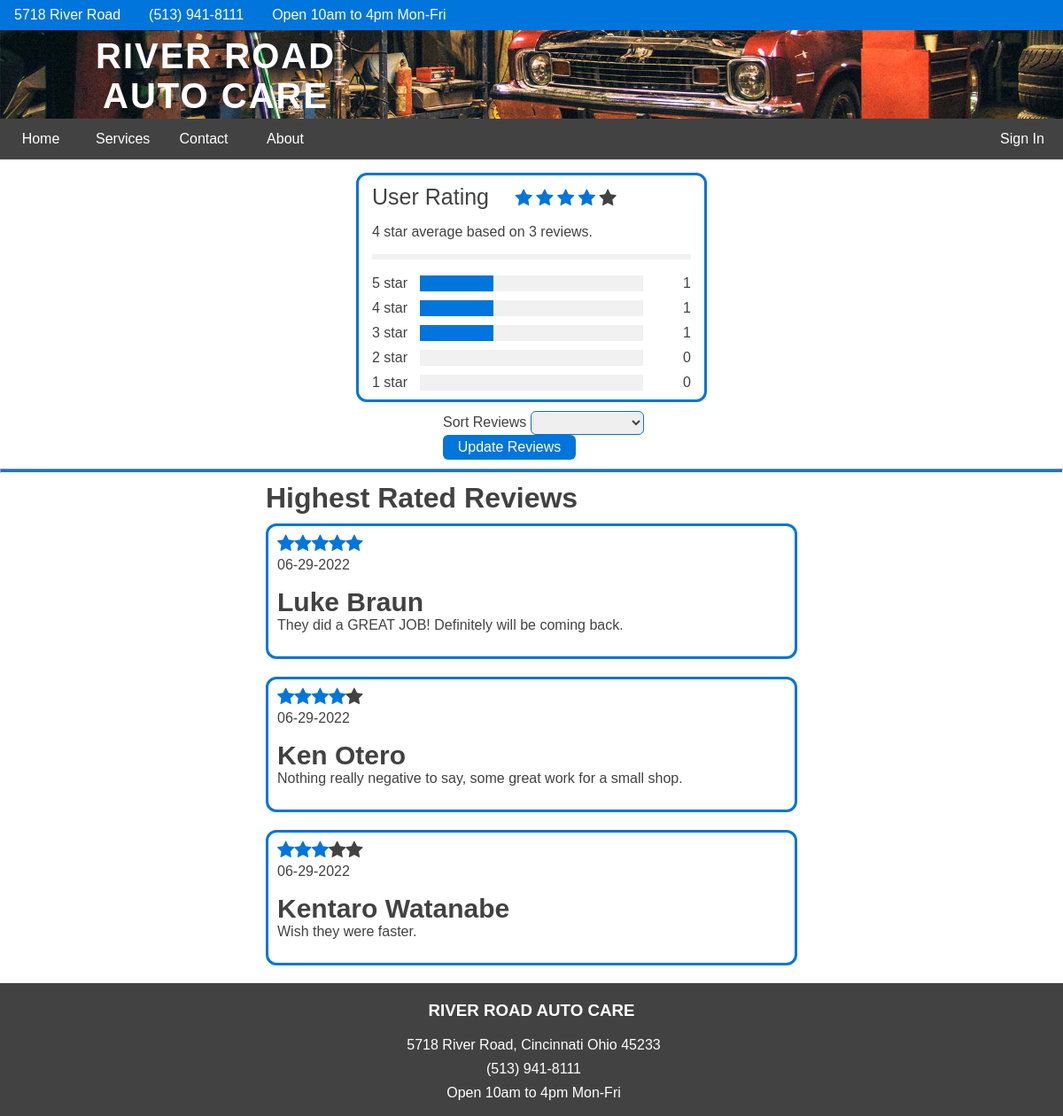
The page /content/common/ViewReviews.php on the database its author committed.
### tables this page shows
CREATE TABLE TReviews
(
	intReviewID						INTEGER AUTO_INCREMENT	NOT NULL
   ,strReview						TEXT					NOT NULL
   ,dtmDate							DATETIME				NOT NULL
   ,intReviewTypeID					INTEGER					NOT NULL
   ,intUserID						INTEGER					NOT NULL
   ,intRating						INTEGER					NOT NULL  
   ,strModified_Reason				VARCHAR(250)
   ,CONSTRAINT TReviews_PK PRIMARY KEY (intReviewID)
);

### content/common/ViewReviews.php (the view, shortened to what this page needs)
<!DOCTYPE html>
<html lang="en">
<head>
    <link rel="stylesheet" href="../../styles/ViewReviews.css">
</head>
<body>
    <div class="Header">
        <div>
            <ul class="topbar">
                <li>5718 River Road</li>
                <li>(513) 941-8111</li>
                <li>Open 10am to 4pm Mon-Fri</li>
            </ul>
        </div>
        <img src="../../images/car-header.png" class="CarImage" alt="Car">
        <div class="Logo"><a href="../../index.php">RIVER ROAD<br>AUTO CARE</a></div>
        <div>
            <ul class="menubar">
                <li><a href="../../index.php">Home</a></li>
                <li><a href="Services.php">Services</a></li>
                <li><a href="ContactUs.php">Contact</a></li>
                <li><a href="AboutUs.php">About</a></li>
                <li>
                    <?php
                    require('IsLoggedIn.php');
                    ?>
                </li>
            </ul>
        </div>
    </div>
    <?php
        try {
            $servername = "itd2.cincinnatistate.edu";
            $username = "kjotero2";
            $password = "0646911";
            $database = "02CPDM290OteroK";
            $conn = mysqli_connect($servername, $username, $password, $database);
            if ($conn) {
                $sql = "SELECT Rating FROM vViewAverageRating";
                $result = $conn->query($sql);
                while ($row = $result->fetch_assoc()) {
                    $AverageRating = $row['Rating'];
                    $AverageRating = round($AverageRating, 0);
                }
                $sql = "SELECT COUNT(intReviewID) as Ratings FROM TReviews";
                $result = $conn->query($sql);
                while ($row = $result->fetch_assoc()) {
                    $TotalRatings = $row['Ratings'];
                }
                $sql = "SELECT COUNT(intRating) as OneStar FROM TReviews WHERE intRating = 1";
                $result = $conn->query($sql);
                while ($row = $result->fetch_assoc()) {
                    $OneStarRating = $row['OneStar'];
                }
                $sql = "SELECT COUNT(intRating) as TwoStar FROM TReviews WHERE intRating = 2";
                $result = $conn->query($sql);
                while ($row = $result->fetch_assoc()) {
                    $TwoStarRating = $row['TwoStar'];
                }
                $sql = "SELECT COUNT(intRating) as ThreeStar FROM TReviews WHERE intRating = 3";
                $result = $conn->query($sql);
                while ($row = $result->fetch_assoc()) {
                    $ThreeStarRating = $row['ThreeStar'];
                }
                $sql = "SELECT COUNT(intRating) as FourStar FROM TReviews WHERE intRating = 4";
                $result = $conn->query($sql);
                while ($row = $result->fetch_assoc()) {
                    $FourStarRating = $row['FourStar'];
                }
                $sql = "SELECT COUNT(intRating) as FiveStar FROM TReviews WHERE intRating = 5";
                $result = $conn->query($sql);
                while ($row = $result->fetch_assoc()) {
                    $FiveStarRating = $row['FiveStar'];
                }
            }
        } catch (Exception $e) {
            echo $e;
        }
    ?>
    <div class="AverageRating">
        <link rel="stylesheet" href="https://cdnjs.cloudflare.com/ajax/libs/font-awesome/4.7.0/css/font-awesome.min.css">
        <span class="heading">User Rating</span>
        <?php
            if ($AverageRating == 0) {
                echo
                '
                <span class="fa fa-star"></span>
                <span class="fa fa-star"></span>
                <span class="fa fa-star"></span>
                <span class="fa fa-star"></span>
                <span class="fa fa-star"></span>
                ';
            } else if ($AverageRating == 4) {
                echo
                '
                <span class="fa fa-star checked"></span>
                <span class="fa fa-star checked"></span>
                <span class="fa fa-star checked"></span>
                <span class="fa fa-star checked"></span>
                <span class="fa fa-star"></span>
                ';
            } else if ($AverageRating == 5) {
                echo
                '
                <span class="fa fa-star checked"></span>
                <span class="fa fa-star checked"></span>
                <span class="fa fa-star checked"></span>
                <span class="fa fa-star checked"></span>
                <span class="fa fa-star checked"></span>
                ';
            }
        ?>
        <p><?php echo $AverageRating;?> star average based on <?php echo $TotalRatings;?> reviews.</p>
        <hr style="border:3px solid #f1f1f1">
        <div class="row">
            <div class="side">
                <div>5 star</div>
            </div>
            <div class="middle">
                <div class="bar-container">
                    <div class="bar-5">
                    </div>
                </div>
            </div>
            <div class="side right">
                <div><?php echo $FiveStarRating;?></div>
            </div>
            <div class="side">
                <div>4 star</div>
            </div>
            <div class="middle">
                <div class="bar-container">
                    <div class="bar-4">
                    </div>
                </div>
            </div>
            <div class="side right">
                <div><?php echo $FourStarRating;?></div>
            </div>
            <div class="side">
                <div>3 star</div>
            </div>
            <div class="middle">
                <div class="bar-container">
                    <div class="bar-3">
                    </div>
                </div>
            </div>
            <div class="side right">
                <div><?php echo $ThreeStarRating;?></div>
            </div>
            <div class="side">
                <div>2 star</div>
            </div>
            <div class="middle">
                <div class="bar-container">
                </div>
            </div>
            <div class="side right">
                <div><?php echo $TwoStarRating;?></div>
            </div>
            <div class="side">
                <div>1 star</div>
            </div>
            <div class="middle">
                <div class="bar-container">
                </div>
            </div>
            <div class="side right">
                <div><?php echo $OneStarRating;?></div>
            </div>
        </div>
    </div>
    <div class="RatingSelection">
            <form action="" method="POST" name="frmSelect" id="frmSelect">
                Sort Reviews
                <select id="ReviewSelect" name="ReviewSelect">
                    <option value="" selected="selected"></option>
                    <option value="HighToLow">Highest to Lowest</option>
                </select>
                <a href="ViewReviews.php"><input type="submit" name="btnSubmit" id="btnSubmit" value="Update Reviews"></a>
            </form>
    </div>
    <hr class="ReviewSeparator">
    <div class="RatingsList">
            <?php
                if (isset($_POST['ReviewSelect'])) {
                    $Selected = $_POST['ReviewSelect'];
                } else {
                    $Selected = "";
                }
                if ($Selected == 'HighToLow' || $Selected == "") {
                    $sql = "SELECT
                                TR.intReviewID
                                ,TR.strReview
                                ,TR.dtmDate
                                ,TR.intRating
                                ,TRT.strReviewType
                                ,TU.intUserID
                                ,CONCAT(TU.strFirstName,' ',TU.strLastName) as ContactName
                            FROM
                                TReviews as TR JOIN TUsers as TU
                                    ON TR.intUserID = TU.intUserID
                                JOIN TReviewTypes as TRT
                                    ON TRT.intReviewTypeID = TR.intReviewTypeID
                            ORDER BY
                                TR.intRating DESC LIMIT 50";
                    $result = $conn->query($sql);
                    echo '<h1>Highest Rated Reviews</h1>';
                    while ($obj = $result->fetch_assoc()) {
                        echo '<div class="Review"> <link rel="stylesheet" href="https://cdnjs.cloudflare.com/ajax/libs/font-awesome/4.7.0/css/font-awesome.min.css">';
                        $rating = $obj['intRating'];
                        if ($rating == 0) {
                            echo
                            '
                            <span class="fa fa-star"></span>
                            <span class="fa fa-star"></span>
                            <span class="fa fa-star"></span>
                            <span class="fa fa-star"></span>
                            <span class="fa fa-star"></span>
                            ';
                        } else if ($rating == 3) {
                            echo
                            '
                            <span class="fa fa-star checked"></span>
                            <span class="fa fa-star checked"></span>
                            <span class="fa fa-star checked"></span>
                            <span class="fa fa-star"></span>
                            <span class="fa fa-star"></span>
                            ';
                        } else if ($rating == 4) {
                            echo
                            '
                            <span class="fa fa-star checked"></span>
                            <span class="fa fa-star checked"></span>
                            <span class="fa fa-star checked"></span>
                            <span class="fa fa-star checked"></span>
                            <span class="fa fa-star"></span>
                            ';
                        } else if ($rating == 5) {
                            echo
                            '
                            <span class="fa fa-star checked"></span>
                            <span class="fa fa-star checked"></span>
                            <span class="fa fa-star checked"></span>
                            <span class="fa fa-star checked"></span>
                            <span class="fa fa-star checked"></span>
                            ';
                        }
                        echo '<p class="date">';
                        $Date = strtotime($obj["dtmDate"]);
                        $Date = date('m-d-Y', $Date);
                        echo $Date;
                        echo '</p>';
                        echo '<h3>';
                        echo $obj['ContactName'];
                        echo '</h3>';
                        echo '<p>';
                        echo $obj['strReview'];
                        echo '</p> </div>';
                    }
                }
            ?>
    </div>
    <div class="Footer">
        <h3>RIVER ROAD AUTO CARE</h3>
        <ul>
            <li>5718 River Road, Cincinnati Ohio 45233</li>
            <li>(513) 941-8111</li>
            <li>Open 10am to 4pm Mon-Fri</li>
        </ul>
    </div>
</body>
</html>

### styles/ViewReviews.css (style rules this page uses)
html { scroll-behavior: smooth; }
body { margin: 0; margin-top: 195px; }
.Header { position: fixed; top: 0; left: 0; right: 0; }
.topbar { list-style-type: none; margin: 0; padding: 0; overflow: hidden; background-color: #0075db; }
.topbar li { display: inline; float: left; display: block; padding: 8px 16px; color: #fff; font-family: Arial, Helvetica, sans-serif; }
.menubar { list-style-type: none; margin: 0; padding: 0; overflow: hidden; background-color: #424242; }
.menubar li a { display: block; width: 60px; color: white; text-align: center; padding: 14px 16px; text-decoration: none; font-family: Arial, Helvetica, sans-serif; }
.menubar a { float: left; display: block; padding: 8px; }
.CarImage { width: 100%; height: 100px; object-fit: cover; object-position: 100% 85%; display: block; }
.Logo a { position: absolute; top: 33px; margin-left: 100px; color: #fff; font-size: 2.5em; font-family: Arial, Helvetica, sans-serif; font-weight: bolder; text-decoration: none; text-align: center; display: block; letter-spacing: 2px; padding: 8px; }
.AverageRating { font-family: Arial, Helvetica, sans-serif; width: 25%; border: 3px solid #0075db; border-radius: 12px; padding:10px 15px; margin: auto; margin-bottom: 10px; width: 30%; color: #424242; }
.AverageRating p { color: #424242; }
.heading { font-size: 25px; margin-right: 25px; color: #424242; }
.AverageRating .fa { font-size: 1.3em; color:#424242; }
.AverageRating .checked { color: #0075db; font-size: 1.3em; }
.side { float: left; width: 15%; margin-top: 10px; }
.middle { float: left; width: 70%; margin-top: 10px; }
.right { text-align: right; }
.row:after { content: ""; display: table; clear: both; }
.bar-container { width: 100%; background-color: #f1f1f1; text-align: center; color: white; }
.RatingSelection { color:#424242; font-family: Arial, Helvetica, sans-serif; margin: auto; margin-bottom: 10px; width: 25%; padding-left: 100px; }
h1 { font-family: Arial, Helvetica, sans-serif; color: #424242; text-align: center; }
#btnSubmit { color: #fff; font-size: 1.0em; background-color: #0075db; border: none; text-align: center; padding: 5px 10px; border-radius: 6px; width: 150px; }
#ReviewSelect { color:#424242; font-family: Arial, Helvetica, sans-serif; height: 27px; border: 1px solid #0075db; border-radius: 6px; }
.ReviewSeparator { margin-top: 10px; margin-bottom: 10px; background-color: #0075db; height: 3px; clear: left; }
.RatingsList { margin-left: 500px; margin-right: 500px; width: 50%; margin: 0 auto; color: #424242; font-family: Arial, Helvetica, sans-serif; text-align: left; }
.Review { border: 3px solid #0075db; border-radius: 12px; padding: 10px; margin-bottom: 20px; }
.RatingsList h3 { margin-top: 10px; margin-bottom: 0px; font-size: 1.875em; }
.RatingsList h1 { margin-top: 10px; margin-bottom: 10px; text-align: left; }
.RatingsList p { margin-top: 0px; }
.RatingsList .date { margin-top: 25px; }
.RatingsList .checked { color: #0075db; font-size: 1.3em; float: left; }
.RatingsList .fa-star:not(.checked) { color: #424242; font-size: 1.3em; float: left; }
.Footer ul li { font-family: Arial, Helvetica, sans-serif; color: #fff; margin-left: -35px; list-style: none; height: 27px; display: block; text-align: center; }
.Footer h3 { font-family: Arial, Helvetica, sans-serif; color: #fff; padding-top: 20px; text-align: center; }
.Footer { background-color: #424242; color: #fff; height: 150px; margin-left: 0; }

### rows shown on the page
treviews: intRating 5 (drawn), dtmDate "06-29-2022", ContactName "Luke Braun", strReview "They did a GREAT JOB! Definitely will be coming back."
treviews: intRating 4 (drawn), dtmDate "06-29-2022", ContactName "Ken Otero", strReview "Nothing really negative to say, some great work for a small shop."
treviews: intRating 3 (drawn), dtmDate "06-29-2022", ContactName "Kentaro Watanabe", strReview "Wish they were faster."

### other values the page prints
$AverageRating "4"
$TotalRatings "3"
$FiveStarRating "1"
$FourStarRating "1"
$ThreeStarRating "1"
$TwoStarRating "0"
$OneStarRating "0"
